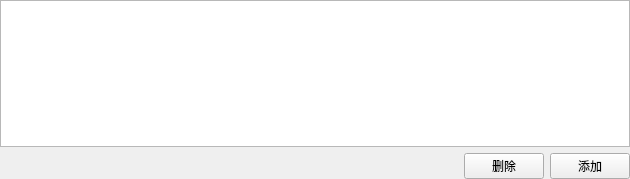
<?xml version="1.0" encoding="UTF-8"?>
<ui version="4.0">
 <class>TransmissionPage</class>
 <widget class="QWidget" name="TransmissionPage">
  <property name="geometry">
   <rect>
    <x>0</x>
    <y>0</y>
    <width>630</width>
    <height>179</height>
   </rect>
  </property>
  <property name="windowTitle">
   <string>Form</string>
  </property>
  <layout class="QGridLayout" name="gridLayout">
   <property name="leftMargin">
    <number>0</number>
   </property>
   <property name="topMargin">
    <number>0</number>
   </property>
   <property name="rightMargin">
    <number>0</number>
   </property>
   <property name="bottomMargin">
    <number>0</number>
   </property>
   <item row="1" column="2">
    <widget class="QPushButton" name="addItemPushButton">
     <property name="text">
      <string>添加</string>
     </property>
    </widget>
   </item>
   <item row="1" column="1">
    <widget class="QPushButton" name="deleteItemPushButton">
     <property name="text">
      <string>删除</string>
     </property>
    </widget>
   </item>
   <item row="0" column="0" colspan="3">
    <widget class="QListWidget" name="listWidget"/>
   </item>
   <item row="1" column="0">
    <widget class="QLabel" name="infoLabel">
     <property name="sizePolicy">
      <sizepolicy hsizetype="Expanding" vsizetype="Preferred">
       <horstretch>0</horstretch>
       <verstretch>0</verstretch>
      </sizepolicy>
     </property>
     <property name="text">
      <string/>
     </property>
    </widget>
   </item>
  </layout>
 </widget>
 <resources/>
 <connections/>
</ui>
